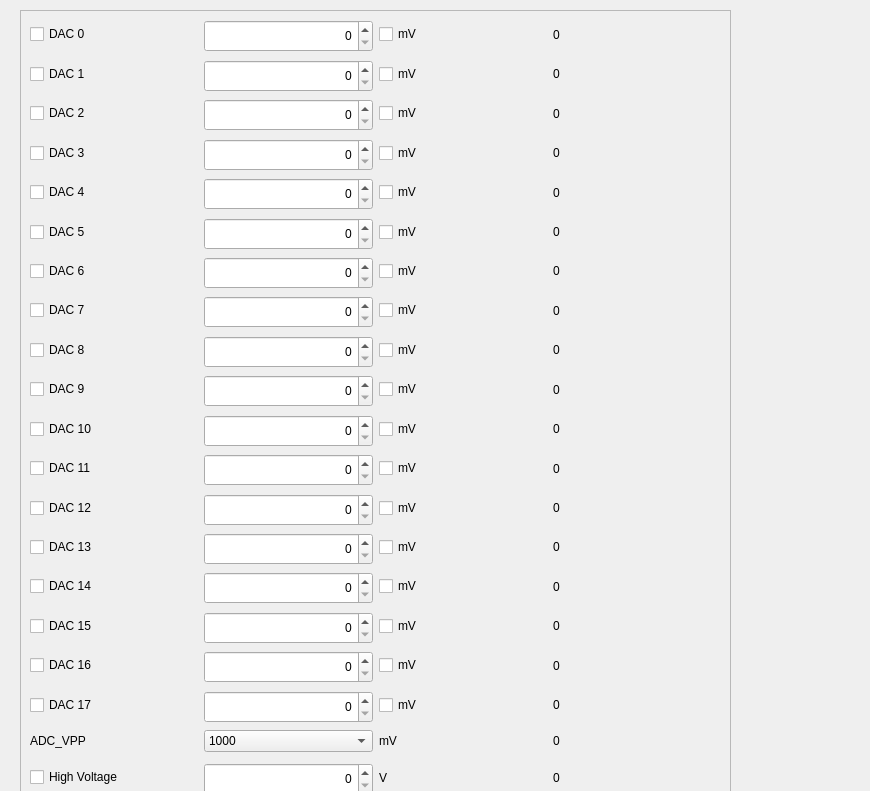
<?xml version="1.0" encoding="UTF-8"?>
<ui version="4.0">
 <class>Form</class>
 <widget class="QWidget" name="Form">
  <property name="geometry">
   <rect>
    <x>0</x>
    <y>0</y>
    <width>870</width>
    <height>791</height>
   </rect>
  </property>
  <property name="minimumSize">
   <size>
    <width>870</width>
    <height>791</height>
   </size>
  </property>
  <property name="maximumSize">
   <size>
    <width>2000</width>
    <height>2000</height>
   </size>
  </property>
  <property name="baseSize">
   <size>
    <width>711</width>
    <height>791</height>
   </size>
  </property>
  <property name="windowTitle">
   <string>Form</string>
  </property>
  <widget class="QFrame" name="frame_2">
   <property name="geometry">
    <rect>
     <x>20</x>
     <y>10</y>
     <width>711</width>
     <height>791</height>
    </rect>
   </property>
   <property name="minimumSize">
    <size>
     <width>711</width>
     <height>791</height>
    </size>
   </property>
   <property name="maximumSize">
    <size>
     <width>1000</width>
     <height>1000</height>
    </size>
   </property>
   <property name="frameShape">
    <enum>QFrame::StyledPanel</enum>
   </property>
   <property name="frameShadow">
    <enum>QFrame::Sunken</enum>
   </property>
   <layout class="QGridLayout" name="gridLayout_13">
    <property name="verticalSpacing">
     <number>11</number>
    </property>
    <item row="1" column="0">
     <widget class="QCheckBox" name="checkBoxDAC1">
      <property name="acceptDrops">
       <bool>false</bool>
      </property>
      <property name="toolTip">
       <string>Unchecking will set DAC in tristate (sends -100).&lt;br&gt;
Checking sends nothing to DAC</string>
      </property>
      <property name="text">
       <string>DAC 1</string>
      </property>
     </widget>
    </item>
    <item row="14" column="2">
     <widget class="QCheckBox" name="checkBoxDAC14mV">
      <property name="toolTip">
       <string>Checking or unchecking this will only get DAC values on the right (with this condition).&lt;br&gt;
Only pressing enter on spinbox will set DAC (with this condition).</string>
      </property>
      <property name="text">
       <string>mV</string>
      </property>
     </widget>
    </item>
    <item row="7" column="0">
     <widget class="QCheckBox" name="checkBoxDAC7">
      <property name="acceptDrops">
       <bool>false</bool>
      </property>
      <property name="toolTip">
       <string>Unchecking will set DAC in tristate (sends -100).&lt;br&gt;
Checking sends nothing to DAC</string>
      </property>
      <property name="text">
       <string>DAC 7</string>
      </property>
     </widget>
    </item>
    <item row="8" column="0">
     <widget class="QCheckBox" name="checkBoxDAC8">
      <property name="acceptDrops">
       <bool>false</bool>
      </property>
      <property name="toolTip">
       <string>Unchecking will set DAC in tristate (sends -100).&lt;br&gt;
Checking sends nothing to DAC</string>
      </property>
      <property name="text">
       <string>DAC 8</string>
      </property>
     </widget>
    </item>
    <item row="11" column="2">
     <widget class="QCheckBox" name="checkBoxDAC11mV">
      <property name="toolTip">
       <string>Checking or unchecking this will only get DAC values on the right (with this condition).&lt;br&gt;
Only pressing enter on spinbox will set DAC (with this condition).</string>
      </property>
      <property name="text">
       <string>mV</string>
      </property>
     </widget>
    </item>
    <item row="6" column="2">
     <widget class="QCheckBox" name="checkBoxDAC6mV">
      <property name="toolTip">
       <string>Checking or unchecking this will only get DAC values on the right (with this condition).&lt;br&gt;
Only pressing enter on spinbox will set DAC (with this condition).</string>
      </property>
      <property name="text">
       <string>mV</string>
      </property>
     </widget>
    </item>
    <item row="15" column="0">
     <widget class="QCheckBox" name="checkBoxDAC15">
      <property name="acceptDrops">
       <bool>false</bool>
      </property>
      <property name="toolTip">
       <string>Unchecking will set DAC in tristate (sends -100).&lt;br&gt;
Checking sends nothing to DAC</string>
      </property>
      <property name="text">
       <string>DAC 15</string>
      </property>
     </widget>
    </item>
    <item row="2" column="0">
     <widget class="QCheckBox" name="checkBoxDAC2">
      <property name="acceptDrops">
       <bool>false</bool>
      </property>
      <property name="toolTip">
       <string>Unchecking will set DAC in tristate (sends -100).&lt;br&gt;
Checking sends nothing to DAC</string>
      </property>
      <property name="text">
       <string>DAC 2</string>
      </property>
     </widget>
    </item>
    <item row="12" column="2">
     <widget class="QCheckBox" name="checkBoxDAC12mV">
      <property name="toolTip">
       <string>Checking or unchecking this will only get DAC values on the right (with this condition).&lt;br&gt;
Only pressing enter on spinbox will set DAC (with this condition).</string>
      </property>
      <property name="text">
       <string>mV</string>
      </property>
     </widget>
    </item>
    <item row="10" column="3">
     <widget class="QLabel" name="labelDAC10">
      <property name="text">
       <string>0</string>
      </property>
     </widget>
    </item>
    <item row="7" column="2">
     <widget class="QCheckBox" name="checkBoxDAC7mV">
      <property name="toolTip">
       <string>Checking or unchecking this will only get DAC values on the right (with this condition).&lt;br&gt;
Only pressing enter on spinbox will set DAC (with this condition).</string>
      </property>
      <property name="text">
       <string>mV</string>
      </property>
     </widget>
    </item>
    <item row="6" column="1">
     <widget class="QSpinBox" name="spinBoxDAC6">
      <property name="minimumSize">
       <size>
        <width>0</width>
        <height>32</height>
       </size>
      </property>
      <property name="maximumSize">
       <size>
        <width>16777215</width>
        <height>32</height>
       </size>
      </property>
      <property name="toolTip">
       <string>Only accepts value range (0 - 4096). Only modifying this or pressing enter will set DAC.</string>
      </property>
      <property name="alignment">
       <set>Qt::AlignRight|Qt::AlignTrailing|Qt::AlignVCenter</set>
      </property>
      <property name="maximum">
       <number>4096</number>
      </property>
     </widget>
    </item>
    <item row="19" column="3">
     <widget class="QLabel" name="labelHighVoltage">
      <property name="text">
       <string>0</string>
      </property>
     </widget>
    </item>
    <item row="11" column="1">
     <widget class="QSpinBox" name="spinBoxDAC11">
      <property name="minimumSize">
       <size>
        <width>0</width>
        <height>32</height>
       </size>
      </property>
      <property name="maximumSize">
       <size>
        <width>16777215</width>
        <height>32</height>
       </size>
      </property>
      <property name="toolTip">
       <string>Only accepts value range (0 - 4096). Only modifying this or pressing enter will set DAC.</string>
      </property>
      <property name="alignment">
       <set>Qt::AlignRight|Qt::AlignTrailing|Qt::AlignVCenter</set>
      </property>
      <property name="maximum">
       <number>4096</number>
      </property>
     </widget>
    </item>
    <item row="14" column="0">
     <widget class="QCheckBox" name="checkBoxDAC14">
      <property name="acceptDrops">
       <bool>false</bool>
      </property>
      <property name="toolTip">
       <string>Unchecking will set DAC in tristate (sends -100).&lt;br&gt;
Checking sends nothing to DAC</string>
      </property>
      <property name="text">
       <string>DAC 14</string>
      </property>
     </widget>
    </item>
    <item row="5" column="3">
     <widget class="QLabel" name="labelDAC5">
      <property name="text">
       <string>0</string>
      </property>
     </widget>
    </item>
    <item row="11" column="3">
     <widget class="QLabel" name="labelDAC11">
      <property name="text">
       <string>0</string>
      </property>
     </widget>
    </item>
    <item row="17" column="3">
     <widget class="QLabel" name="labelDAC17">
      <property name="text">
       <string>0</string>
      </property>
     </widget>
    </item>
    <item row="3" column="3">
     <widget class="QLabel" name="labelDAC3">
      <property name="text">
       <string>0</string>
      </property>
     </widget>
    </item>
    <item row="16" column="0">
     <widget class="QCheckBox" name="checkBoxDAC16">
      <property name="acceptDrops">
       <bool>false</bool>
      </property>
      <property name="toolTip">
       <string>Unchecking will set DAC in tristate (sends -100).&lt;br&gt;
Checking sends nothing to DAC</string>
      </property>
      <property name="text">
       <string>DAC 16</string>
      </property>
     </widget>
    </item>
    <item row="0" column="0">
     <widget class="QCheckBox" name="checkBoxDAC0">
      <property name="acceptDrops">
       <bool>false</bool>
      </property>
      <property name="toolTip">
       <string>Unchecking will set DAC in tristate (sends -100).&lt;br&gt;
Checking sends nothing to DAC</string>
      </property>
      <property name="text">
       <string>DAC 0</string>
      </property>
     </widget>
    </item>
    <item row="4" column="2">
     <widget class="QCheckBox" name="checkBoxDAC4mV">
      <property name="toolTip">
       <string>Checking or unchecking this will only get DAC values on the right (with this condition).&lt;br&gt;
Only pressing enter on spinbox will set DAC (with this condition).</string>
      </property>
      <property name="text">
       <string>mV</string>
      </property>
     </widget>
    </item>
    <item row="9" column="2">
     <widget class="QCheckBox" name="checkBoxDAC9mV">
      <property name="toolTip">
       <string>Checking or unchecking this will only get DAC values on the right (with this condition).&lt;br&gt;
Only pressing enter on spinbox will set DAC (with this condition).</string>
      </property>
      <property name="text">
       <string>mV</string>
      </property>
     </widget>
    </item>
    <item row="16" column="3">
     <widget class="QLabel" name="labelDAC16">
      <property name="text">
       <string>0</string>
      </property>
     </widget>
    </item>
    <item row="6" column="0">
     <widget class="QCheckBox" name="checkBoxDAC6">
      <property name="acceptDrops">
       <bool>false</bool>
      </property>
      <property name="toolTip">
       <string>Unchecking will set DAC in tristate (sends -100).&lt;br&gt;
Checking sends nothing to DAC</string>
      </property>
      <property name="text">
       <string>DAC 6</string>
      </property>
     </widget>
    </item>
    <item row="0" column="1">
     <widget class="QSpinBox" name="spinBoxDAC0">
      <property name="minimumSize">
       <size>
        <width>0</width>
        <height>32</height>
       </size>
      </property>
      <property name="maximumSize">
       <size>
        <width>16777215</width>
        <height>32</height>
       </size>
      </property>
      <property name="toolTip">
       <string>Only accepts value range (0 - 4096). Only modifying this or pressing enter will set DAC.</string>
      </property>
      <property name="alignment">
       <set>Qt::AlignRight|Qt::AlignTrailing|Qt::AlignVCenter</set>
      </property>
      <property name="minimum">
       <number>0</number>
      </property>
      <property name="maximum">
       <number>4096</number>
      </property>
     </widget>
    </item>
    <item row="9" column="0">
     <widget class="QCheckBox" name="checkBoxDAC9">
      <property name="acceptDrops">
       <bool>false</bool>
      </property>
      <property name="toolTip">
       <string>Unchecking will set DAC in tristate (sends -100).&lt;br&gt;
Checking sends nothing to DAC</string>
      </property>
      <property name="text">
       <string>DAC 9</string>
      </property>
     </widget>
    </item>
    <item row="14" column="3">
     <widget class="QLabel" name="labelDAC14">
      <property name="text">
       <string>0</string>
      </property>
     </widget>
    </item>
    <item row="18" column="2">
     <widget class="QLabel" name="label_124">
      <property name="text">
       <string>mV</string>
      </property>
     </widget>
    </item>
    <item row="10" column="2">
     <widget class="QCheckBox" name="checkBoxDAC10mV">
      <property name="toolTip">
       <string>Checking or unchecking this will only get DAC values on the right (with this condition).&lt;br&gt;
Only pressing enter on spinbox will set DAC (with this condition).</string>
      </property>
      <property name="text">
       <string>mV</string>
      </property>
     </widget>
    </item>
    <item row="12" column="3">
     <widget class="QLabel" name="labelDAC12">
      <property name="text">
       <string>0</string>
      </property>
     </widget>
    </item>
    <item row="16" column="2">
     <widget class="QCheckBox" name="checkBoxDAC16mV">
      <property name="toolTip">
       <string>Checking or unchecking this will only get DAC values on the right (with this condition).&lt;br&gt;
Only pressing enter on spinbox will set DAC (with this condition).</string>
      </property>
      <property name="text">
       <string>mV</string>
      </property>
     </widget>
    </item>
    <item row="7" column="1">
     <widget class="QSpinBox" name="spinBoxDAC7">
      <property name="minimumSize">
       <size>
        <width>0</width>
        <height>32</height>
       </size>
      </property>
      <property name="maximumSize">
       <size>
        <width>16777215</width>
        <height>32</height>
       </size>
      </property>
      <property name="toolTip">
       <string>Only accepts value range (0 - 4096). Only modifying this or pressing enter will set DAC.</string>
      </property>
      <property name="alignment">
       <set>Qt::AlignRight|Qt::AlignTrailing|Qt::AlignVCenter</set>
      </property>
      <property name="maximum">
       <number>4096</number>
      </property>
     </widget>
    </item>
    <item row="19" column="2">
     <widget class="QLabel" name="label_126">
      <property name="text">
       <string>V</string>
      </property>
     </widget>
    </item>
    <item row="7" column="3">
     <widget class="QLabel" name="labelDAC7">
      <property name="text">
       <string>0</string>
      </property>
     </widget>
    </item>
    <item row="3" column="2">
     <widget class="QCheckBox" name="checkBoxDAC3mV">
      <property name="toolTip">
       <string>Checking or unchecking this will only get DAC values on the right (with this condition).&lt;br&gt;
Only pressing enter on spinbox will set DAC (with this condition).</string>
      </property>
      <property name="text">
       <string>mV</string>
      </property>
     </widget>
    </item>
    <item row="5" column="0">
     <widget class="QCheckBox" name="checkBoxDAC5">
      <property name="acceptDrops">
       <bool>false</bool>
      </property>
      <property name="toolTip">
       <string>Unchecking will set DAC in tristate (sends -100).&lt;br&gt;
Checking sends nothing to DAC</string>
      </property>
      <property name="text">
       <string>DAC 5</string>
      </property>
     </widget>
    </item>
    <item row="17" column="1">
     <widget class="QSpinBox" name="spinBoxDAC17">
      <property name="minimumSize">
       <size>
        <width>0</width>
        <height>32</height>
       </size>
      </property>
      <property name="maximumSize">
       <size>
        <width>16777215</width>
        <height>32</height>
       </size>
      </property>
      <property name="toolTip">
       <string>Only accepts value range (0 - 4096). Only modifying this or pressing enter will set DAC.</string>
      </property>
      <property name="alignment">
       <set>Qt::AlignRight|Qt::AlignTrailing|Qt::AlignVCenter</set>
      </property>
      <property name="maximum">
       <number>4096</number>
      </property>
     </widget>
    </item>
    <item row="13" column="0">
     <widget class="QCheckBox" name="checkBoxDAC13">
      <property name="acceptDrops">
       <bool>false</bool>
      </property>
      <property name="toolTip">
       <string>Unchecking will set DAC in tristate (sends -100).&lt;br&gt;
Checking sends nothing to DAC</string>
      </property>
      <property name="text">
       <string>DAC 13</string>
      </property>
     </widget>
    </item>
    <item row="13" column="3">
     <widget class="QLabel" name="labelDAC13">
      <property name="text">
       <string>0</string>
      </property>
     </widget>
    </item>
    <item row="18" column="3">
     <widget class="QLabel" name="labelADCVpp">
      <property name="text">
       <string>0</string>
      </property>
     </widget>
    </item>
    <item row="16" column="1">
     <widget class="QSpinBox" name="spinBoxDAC16">
      <property name="minimumSize">
       <size>
        <width>0</width>
        <height>32</height>
       </size>
      </property>
      <property name="maximumSize">
       <size>
        <width>16777215</width>
        <height>32</height>
       </size>
      </property>
      <property name="toolTip">
       <string>Only accepts value range (0 - 4096). Only modifying this or pressing enter will set DAC.</string>
      </property>
      <property name="alignment">
       <set>Qt::AlignRight|Qt::AlignTrailing|Qt::AlignVCenter</set>
      </property>
      <property name="maximum">
       <number>4096</number>
      </property>
     </widget>
    </item>
    <item row="17" column="0">
     <widget class="QCheckBox" name="checkBoxDAC17">
      <property name="acceptDrops">
       <bool>false</bool>
      </property>
      <property name="toolTip">
       <string>Unchecking will set DAC in tristate (sends -100).&lt;br&gt;
Checking sends nothing to DAC</string>
      </property>
      <property name="text">
       <string>DAC 17</string>
      </property>
     </widget>
    </item>
    <item row="15" column="3">
     <widget class="QLabel" name="labelDAC15">
      <property name="text">
       <string>0</string>
      </property>
     </widget>
    </item>
    <item row="19" column="0">
     <widget class="QCheckBox" name="checkBoxHighVoltage">
      <property name="text">
       <string>High Voltage</string>
      </property>
     </widget>
    </item>
    <item row="18" column="1">
     <widget class="QComboBox" name="comboBoxADCVpp">
      <property name="layoutDirection">
       <enum>Qt::LeftToRight</enum>
      </property>
      <item>
       <property name="text">
        <string>1000</string>
       </property>
      </item>
      <item>
       <property name="text">
        <string>1140</string>
       </property>
      </item>
      <item>
       <property name="text">
        <string>1330</string>
       </property>
      </item>
      <item>
       <property name="text">
        <string>1600</string>
       </property>
      </item>
      <item>
       <property name="text">
        <string>2000</string>
       </property>
      </item>
     </widget>
    </item>
    <item row="4" column="3">
     <widget class="QLabel" name="labelDAC4">
      <property name="text">
       <string>0</string>
      </property>
     </widget>
    </item>
    <item row="12" column="1">
     <widget class="QSpinBox" name="spinBoxDAC12">
      <property name="minimumSize">
       <size>
        <width>0</width>
        <height>32</height>
       </size>
      </property>
      <property name="maximumSize">
       <size>
        <width>16777215</width>
        <height>32</height>
       </size>
      </property>
      <property name="toolTip">
       <string>Only accepts value range (0 - 4096). Only modifying this or pressing enter will set DAC.</string>
      </property>
      <property name="alignment">
       <set>Qt::AlignRight|Qt::AlignTrailing|Qt::AlignVCenter</set>
      </property>
      <property name="maximum">
       <number>4096</number>
      </property>
     </widget>
    </item>
    <item row="3" column="1">
     <widget class="QSpinBox" name="spinBoxDAC3">
      <property name="minimumSize">
       <size>
        <width>0</width>
        <height>32</height>
       </size>
      </property>
      <property name="maximumSize">
       <size>
        <width>16777215</width>
        <height>32</height>
       </size>
      </property>
      <property name="toolTip">
       <string>Only accepts value range (0 - 4096). Only modifying this or pressing enter will set DAC.</string>
      </property>
      <property name="alignment">
       <set>Qt::AlignRight|Qt::AlignTrailing|Qt::AlignVCenter</set>
      </property>
      <property name="maximum">
       <number>4096</number>
      </property>
     </widget>
    </item>
    <item row="0" column="2">
     <widget class="QCheckBox" name="checkBoxDAC0mV">
      <property name="toolTip">
       <string>Checking or unchecking this will only get DAC values on the right (with this condition).&lt;br&gt;
Only pressing enter on spinbox will set DAC (with this condition).</string>
      </property>
      <property name="text">
       <string>mV</string>
      </property>
     </widget>
    </item>
    <item row="17" column="2">
     <widget class="QCheckBox" name="checkBoxDAC17mV">
      <property name="toolTip">
       <string>Checking or unchecking this will only get DAC values on the right (with this condition).&lt;br&gt;
Only pressing enter on spinbox will set DAC (with this condition).</string>
      </property>
      <property name="text">
       <string>mV</string>
      </property>
     </widget>
    </item>
    <item row="1" column="2">
     <widget class="QCheckBox" name="checkBoxDAC1mV">
      <property name="toolTip">
       <string>Checking or unchecking this will only get DAC values on the right (with this condition).&lt;br&gt;
Only pressing enter on spinbox will set DAC (with this condition).</string>
      </property>
      <property name="text">
       <string>mV</string>
      </property>
     </widget>
    </item>
    <item row="4" column="1">
     <widget class="QSpinBox" name="spinBoxDAC4">
      <property name="minimumSize">
       <size>
        <width>0</width>
        <height>32</height>
       </size>
      </property>
      <property name="maximumSize">
       <size>
        <width>16777215</width>
        <height>32</height>
       </size>
      </property>
      <property name="toolTip">
       <string>Only accepts value range (0 - 4096). Only modifying this or pressing enter will set DAC.</string>
      </property>
      <property name="alignment">
       <set>Qt::AlignRight|Qt::AlignTrailing|Qt::AlignVCenter</set>
      </property>
      <property name="maximum">
       <number>4096</number>
      </property>
     </widget>
    </item>
    <item row="2" column="1">
     <widget class="QSpinBox" name="spinBoxDAC2">
      <property name="minimumSize">
       <size>
        <width>0</width>
        <height>32</height>
       </size>
      </property>
      <property name="maximumSize">
       <size>
        <width>16777215</width>
        <height>32</height>
       </size>
      </property>
      <property name="toolTip">
       <string>Only accepts value range (0 - 4096). Only modifying this or pressing enter will set DAC.</string>
      </property>
      <property name="alignment">
       <set>Qt::AlignRight|Qt::AlignTrailing|Qt::AlignVCenter</set>
      </property>
      <property name="maximum">
       <number>4096</number>
      </property>
     </widget>
    </item>
    <item row="13" column="1">
     <widget class="QSpinBox" name="spinBoxDAC13">
      <property name="minimumSize">
       <size>
        <width>0</width>
        <height>32</height>
       </size>
      </property>
      <property name="maximumSize">
       <size>
        <width>16777215</width>
        <height>32</height>
       </size>
      </property>
      <property name="toolTip">
       <string>Only accepts value range (0 - 4096). Only modifying this or pressing enter will set DAC.</string>
      </property>
      <property name="alignment">
       <set>Qt::AlignRight|Qt::AlignTrailing|Qt::AlignVCenter</set>
      </property>
      <property name="maximum">
       <number>4096</number>
      </property>
     </widget>
    </item>
    <item row="18" column="0">
     <widget class="QLabel" name="label_125">
      <property name="text">
       <string>ADC_VPP</string>
      </property>
     </widget>
    </item>
    <item row="11" column="0">
     <widget class="QCheckBox" name="checkBoxDAC11">
      <property name="acceptDrops">
       <bool>false</bool>
      </property>
      <property name="toolTip">
       <string>Unchecking will set DAC in tristate (sends -100).&lt;br&gt;
Checking sends nothing to DAC</string>
      </property>
      <property name="text">
       <string>DAC 11</string>
      </property>
     </widget>
    </item>
    <item row="13" column="2">
     <widget class="QCheckBox" name="checkBoxDAC13mV">
      <property name="toolTip">
       <string>Checking or unchecking this will only get DAC values on the right (with this condition).&lt;br&gt;
Only pressing enter on spinbox will set DAC (with this condition).</string>
      </property>
      <property name="text">
       <string>mV</string>
      </property>
     </widget>
    </item>
    <item row="8" column="2">
     <widget class="QCheckBox" name="checkBoxDAC8mV">
      <property name="toolTip">
       <string>Checking or unchecking this will only get DAC values on the right (with this condition).&lt;br&gt;
Only pressing enter on spinbox will set DAC (with this condition).</string>
      </property>
      <property name="text">
       <string>mV</string>
      </property>
     </widget>
    </item>
    <item row="5" column="1">
     <widget class="QSpinBox" name="spinBoxDAC5">
      <property name="minimumSize">
       <size>
        <width>0</width>
        <height>32</height>
       </size>
      </property>
      <property name="maximumSize">
       <size>
        <width>16777215</width>
        <height>32</height>
       </size>
      </property>
      <property name="toolTip">
       <string>Only accepts value range (0 - 4096). Only modifying this or pressing enter will set DAC.</string>
      </property>
      <property name="alignment">
       <set>Qt::AlignRight|Qt::AlignTrailing|Qt::AlignVCenter</set>
      </property>
      <property name="maximum">
       <number>4096</number>
      </property>
     </widget>
    </item>
    <item row="1" column="1">
     <widget class="QSpinBox" name="spinBoxDAC1">
      <property name="minimumSize">
       <size>
        <width>0</width>
        <height>32</height>
       </size>
      </property>
      <property name="maximumSize">
       <size>
        <width>16777215</width>
        <height>32</height>
       </size>
      </property>
      <property name="toolTip">
       <string>Only accepts value range (0 - 4096). Only modifying this or pressing enter will set DAC.</string>
      </property>
      <property name="alignment">
       <set>Qt::AlignRight|Qt::AlignTrailing|Qt::AlignVCenter</set>
      </property>
      <property name="maximum">
       <number>4096</number>
      </property>
     </widget>
    </item>
    <item row="10" column="1">
     <widget class="QSpinBox" name="spinBoxDAC10">
      <property name="minimumSize">
       <size>
        <width>0</width>
        <height>32</height>
       </size>
      </property>
      <property name="maximumSize">
       <size>
        <width>16777215</width>
        <height>32</height>
       </size>
      </property>
      <property name="toolTip">
       <string>Only accepts value range (0 - 4096). Only modifying this or pressing enter will set DAC.</string>
      </property>
      <property name="alignment">
       <set>Qt::AlignRight|Qt::AlignTrailing|Qt::AlignVCenter</set>
      </property>
      <property name="maximum">
       <number>4096</number>
      </property>
     </widget>
    </item>
    <item row="1" column="3">
     <widget class="QLabel" name="labelDAC1">
      <property name="text">
       <string>0</string>
      </property>
     </widget>
    </item>
    <item row="2" column="3">
     <widget class="QLabel" name="labelDAC2">
      <property name="text">
       <string>0</string>
      </property>
     </widget>
    </item>
    <item row="14" column="1">
     <widget class="QSpinBox" name="spinBoxDAC14">
      <property name="minimumSize">
       <size>
        <width>0</width>
        <height>32</height>
       </size>
      </property>
      <property name="maximumSize">
       <size>
        <width>16777215</width>
        <height>32</height>
       </size>
      </property>
      <property name="toolTip">
       <string>Only accepts value range (0 - 4096). Only modifying this or pressing enter will set DAC.</string>
      </property>
      <property name="alignment">
       <set>Qt::AlignRight|Qt::AlignTrailing|Qt::AlignVCenter</set>
      </property>
      <property name="maximum">
       <number>4096</number>
      </property>
     </widget>
    </item>
    <item row="2" column="2">
     <widget class="QCheckBox" name="checkBoxDAC2mV">
      <property name="toolTip">
       <string>Checking or unchecking this will only get DAC values on the right (with this condition).&lt;br&gt;
Only pressing enter on spinbox will set DAC (with this condition).</string>
      </property>
      <property name="text">
       <string>mV</string>
      </property>
     </widget>
    </item>
    <item row="6" column="3">
     <widget class="QLabel" name="labelDAC6">
      <property name="text">
       <string>0</string>
      </property>
     </widget>
    </item>
    <item row="19" column="1">
     <widget class="QSpinBox" name="spinBoxHighVoltage">
      <property name="minimumSize">
       <size>
        <width>0</width>
        <height>32</height>
       </size>
      </property>
      <property name="maximumSize">
       <size>
        <width>16777215</width>
        <height>32</height>
       </size>
      </property>
      <property name="toolTip">
       <string>Only enter values between 60-200</string>
      </property>
      <property name="alignment">
       <set>Qt::AlignRight|Qt::AlignTrailing|Qt::AlignVCenter</set>
      </property>
      <property name="maximum">
       <number>200</number>
      </property>
     </widget>
    </item>
    <item row="3" column="0">
     <widget class="QCheckBox" name="checkBoxDAC3">
      <property name="acceptDrops">
       <bool>false</bool>
      </property>
      <property name="toolTip">
       <string>Unchecking will set DAC in tristate (sends -100).&lt;br&gt;
Checking sends nothing to DAC</string>
      </property>
      <property name="text">
       <string>DAC 3</string>
      </property>
     </widget>
    </item>
    <item row="9" column="3">
     <widget class="QLabel" name="labelDAC9">
      <property name="text">
       <string>0</string>
      </property>
     </widget>
    </item>
    <item row="9" column="1">
     <widget class="QSpinBox" name="spinBoxDAC9">
      <property name="minimumSize">
       <size>
        <width>0</width>
        <height>32</height>
       </size>
      </property>
      <property name="maximumSize">
       <size>
        <width>16777215</width>
        <height>32</height>
       </size>
      </property>
      <property name="toolTip">
       <string>Only accepts value range (0 - 4096). Only modifying this or pressing enter will set DAC.</string>
      </property>
      <property name="alignment">
       <set>Qt::AlignRight|Qt::AlignTrailing|Qt::AlignVCenter</set>
      </property>
      <property name="maximum">
       <number>4096</number>
      </property>
     </widget>
    </item>
    <item row="5" column="2">
     <widget class="QCheckBox" name="checkBoxDAC5mV">
      <property name="toolTip">
       <string>Checking or unchecking this will only get DAC values on the right (with this condition).&lt;br&gt;
Only pressing enter on spinbox will set DAC (with this condition).</string>
      </property>
      <property name="text">
       <string>mV</string>
      </property>
     </widget>
    </item>
    <item row="10" column="0">
     <widget class="QCheckBox" name="checkBoxDAC10">
      <property name="acceptDrops">
       <bool>false</bool>
      </property>
      <property name="toolTip">
       <string>Unchecking will set DAC in tristate (sends -100).&lt;br&gt;
Checking sends nothing to DAC</string>
      </property>
      <property name="text">
       <string>DAC 10</string>
      </property>
     </widget>
    </item>
    <item row="8" column="3">
     <widget class="QLabel" name="labelDAC8">
      <property name="text">
       <string>0</string>
      </property>
     </widget>
    </item>
    <item row="15" column="1">
     <widget class="QSpinBox" name="spinBoxDAC15">
      <property name="minimumSize">
       <size>
        <width>0</width>
        <height>32</height>
       </size>
      </property>
      <property name="maximumSize">
       <size>
        <width>16777215</width>
        <height>32</height>
       </size>
      </property>
      <property name="toolTip">
       <string>Only accepts value range (0 - 4096). Only modifying this or pressing enter will set DAC.</string>
      </property>
      <property name="alignment">
       <set>Qt::AlignRight|Qt::AlignTrailing|Qt::AlignVCenter</set>
      </property>
      <property name="maximum">
       <number>4096</number>
      </property>
     </widget>
    </item>
    <item row="4" column="0">
     <widget class="QCheckBox" name="checkBoxDAC4">
      <property name="acceptDrops">
       <bool>false</bool>
      </property>
      <property name="toolTip">
       <string>Unchecking will set DAC in tristate (sends -100).&lt;br&gt;
Checking sends nothing to DAC</string>
      </property>
      <property name="text">
       <string>DAC 4</string>
      </property>
     </widget>
    </item>
    <item row="8" column="1">
     <widget class="QSpinBox" name="spinBoxDAC8">
      <property name="minimumSize">
       <size>
        <width>0</width>
        <height>32</height>
       </size>
      </property>
      <property name="maximumSize">
       <size>
        <width>16777215</width>
        <height>32</height>
       </size>
      </property>
      <property name="toolTip">
       <string>Only accepts value range (0 - 4096). Only modifying this or pressing enter will set DAC.</string>
      </property>
      <property name="alignment">
       <set>Qt::AlignRight|Qt::AlignTrailing|Qt::AlignVCenter</set>
      </property>
      <property name="maximum">
       <number>4096</number>
      </property>
     </widget>
    </item>
    <item row="15" column="2">
     <widget class="QCheckBox" name="checkBoxDAC15mV">
      <property name="toolTip">
       <string>Checking or unchecking this will only get DAC values on the right (with this condition).&lt;br&gt;
Only pressing enter on spinbox will set DAC (with this condition).</string>
      </property>
      <property name="text">
       <string>mV</string>
      </property>
     </widget>
    </item>
    <item row="12" column="0">
     <widget class="QCheckBox" name="checkBoxDAC12">
      <property name="acceptDrops">
       <bool>false</bool>
      </property>
      <property name="toolTip">
       <string>Unchecking will set DAC in tristate (sends -100).&lt;br&gt;
Checking sends nothing to DAC</string>
      </property>
      <property name="text">
       <string>DAC 12</string>
      </property>
     </widget>
    </item>
    <item row="0" column="3">
     <widget class="QLabel" name="labelDAC0">
      <property name="text">
       <string>0</string>
      </property>
     </widget>
    </item>
   </layout>
  </widget>
 </widget>
 <resources/>
 <connections/>
</ui>
